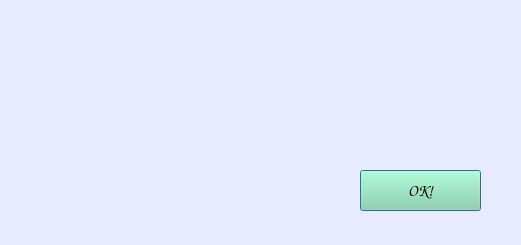
<?xml version="1.0" encoding="UTF-8"?>
<ui version="4.0">
 <class>Dialog</class>
 <widget class="QDialog" name="Dialog">
  <property name="geometry">
   <rect>
    <x>0</x>
    <y>0</y>
    <width>521</width>
    <height>245</height>
   </rect>
  </property>
  <property name="windowTitle">
   <string>Справка</string>
  </property>
  <widget class="QLabel" name="label">
   <property name="geometry">
    <rect>
     <x>0</x>
     <y>0</y>
     <width>521</width>
     <height>251</height>
    </rect>
   </property>
   <property name="styleSheet">
    <string notr="true">background-color:rgb(231, 235, 255)</string>
   </property>
   <property name="text">
    <string/>
   </property>
  </widget>
  <widget class="QLabel" name="label_2">
   <property name="geometry">
    <rect>
     <x>20</x>
     <y>10</y>
     <width>471</width>
     <height>141</height>
    </rect>
   </property>
   <property name="font">
    <font>
     <family>Comic Sans MS</family>
     <pointsize>12</pointsize>
    </font>
   </property>
   <property name="text">
    <string/>
   </property>
  </widget>
  <widget class="QPushButton" name="OkDialogButton">
   <property name="geometry">
    <rect>
     <x>360</x>
     <y>170</y>
     <width>121</width>
     <height>41</height>
    </rect>
   </property>
   <property name="font">
    <font>
     <family>Comic Sans MS</family>
     <pointsize>12</pointsize>
    </font>
   </property>
   <property name="styleSheet">
    <string notr="true">background-color: rgb(140, 217, 165);</string>
   </property>
   <property name="text">
    <string>OK!</string>
   </property>
  </widget>
 </widget>
 <resources/>
 <connections/>
</ui>
